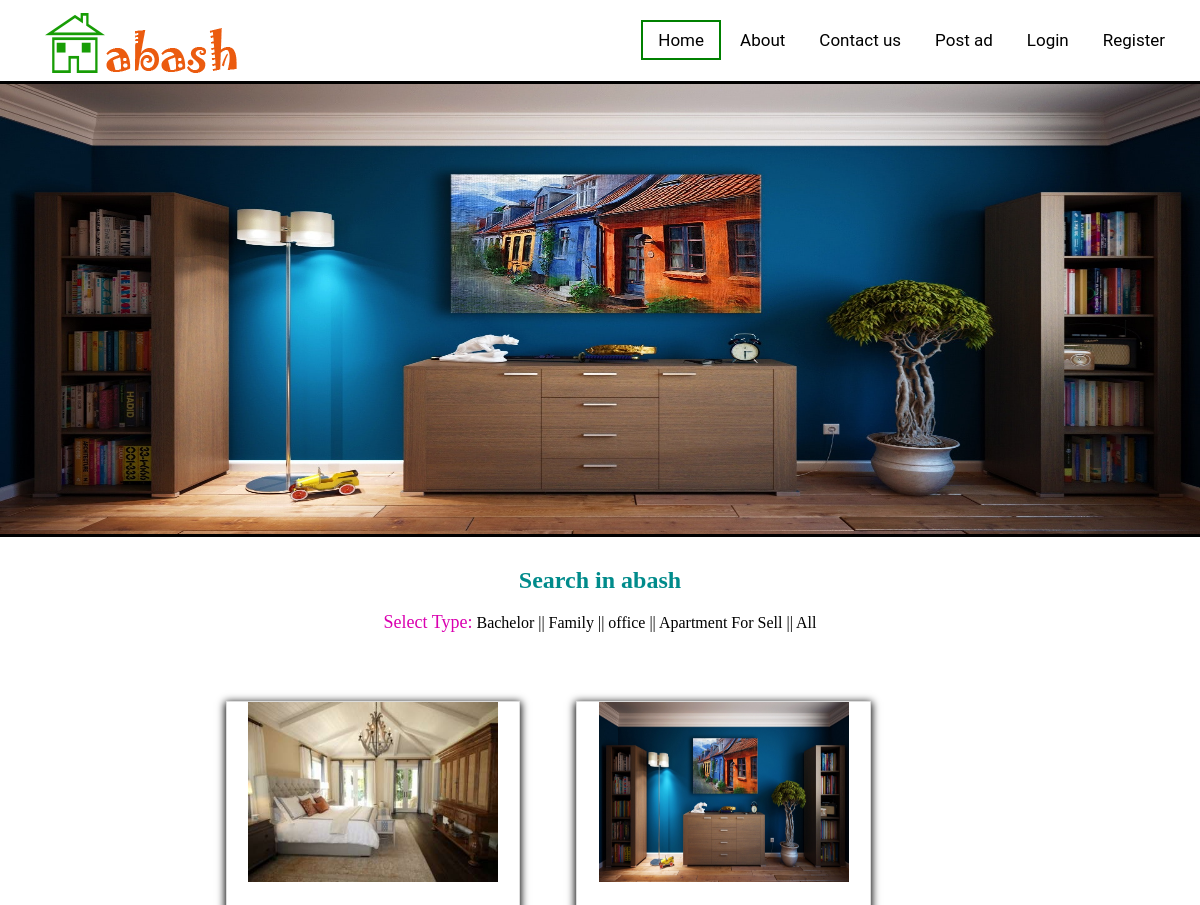
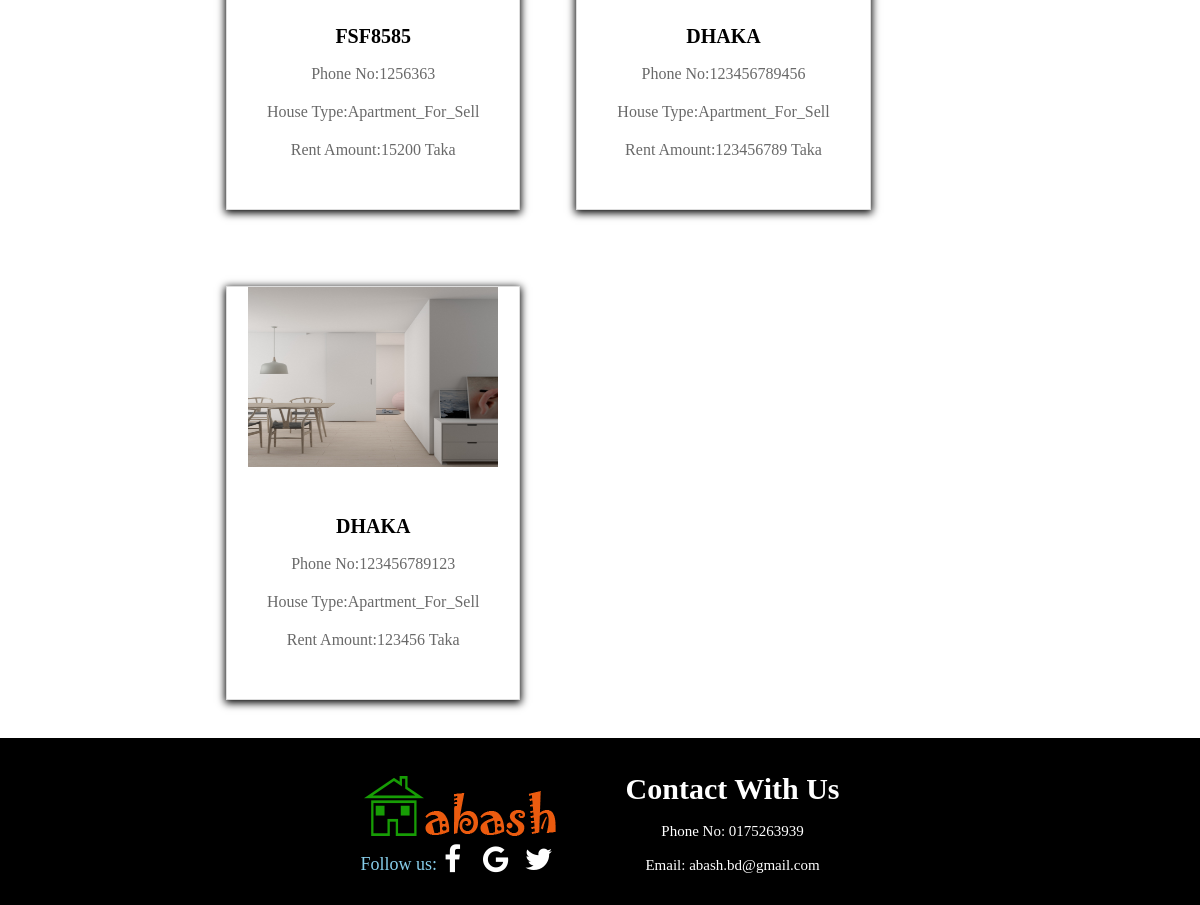
/apart.php, run on the app's committed database (2 pictures, top to bottom).
### tables this page shows
CREATE TABLE `post` (
  `un` varchar(50) NOT NULL,
  `name` varchar(150) NOT NULL,
  `email` varchar(200) NOT NULL,
  `address` longtext NOT NULL,
  `rent_price` decimal(10,0) NOT NULL,
  `date_a` date NOT NULL,
  `phone_no` varchar(15) NOT NULL,
  `type` varchar(200) NOT NULL,
  `image` longblob NOT NULL
);

### apart.php (the view, shortened to what this page needs)
<?php
$connection = mysqli_connect("localhost", "root", "","ab");
$sql = "SELECT * FROM post WHERE type='Apartment_For_Sell' ";
$result = mysqli_query($connection,$sql);
?>
<html>
<head>
	<link href='css/style.css' rel='stylesheet'>
	<link rel="stylesheet" href="https://cdnjs.cloudflare.com/ajax/libs/font-awesome/4.7.0/css/font-awesome.min.css">
</head>
<body>
	 <div class="logo_menu">
	    <div class="neon">
		    <img src="img/logo.png">
	    </div>
		<ul class="main-nav">
		    <li class="active"><a href="index.php">Home</a></li>
			<li><a href="about.php">About</a></li>
			<li><a href="#contact">Contact us</a></li>
			<li><a href="post.php">Post ad</a></li>
			<li><a href="login.php">Login</a></li>
			<li><a href="register.php">Register</a></li>
		</ul>
	</div>
	       <div class="slider">
				  <img class="mySlides" src="img/2.jpg">
            </div>
	  <div class="search">
	         <h2 style="color:darkcyan">Search in abash</h2></br>
	        <ul>
	           <li>
			   <font face="serif" size="4" color="dark skyblue">Select Type:</font>
			   <a href="bechalor.php" style="text-decoration: none;color: black"><label  name="type1" value="bachelor" title="click here">Bachelor || </label></a>
			   <a href="family.php" style="text-decoration: none;color: black"><label  name="type" value="family" title="click here">Family || </label></a>
			  <a href="office.php" style="text-decoration: none;color: black"><label  name="type" value="office" title="click here">office ||</label></a>
			   <a href="apart.php" style="text-decoration: none;color: black"><label name="type" value="Apartment_For_Sell" title="click here">Apartment For Sell || </label></a>
			   <a href="index.php" style="text-decoration: none;color: black"><label name="type"  title="click here">All</label></a>
			   </li>
			</ul>
	  </div>
		<div class="product_area">
		  <ul>
              <?php
              if ($result->num_rows > 0) {
                    while($row = $result->fetch_assoc()){ ?>
                        <li>
                            <a href="#">
                                <div class="single_product">
                                    <img src=<?= $row['image']; ?>>
                                    <div class="single_product_text">
                                        <h2><?= $row['address']; ?></h2>
                                        <p>Phone No:<?= $row['phone_no']; ?></p>
                                        <p>House Type:<?= $row['type']; ?></p>
                                        <p>Rent Amount:<?= $row['rent_price']; ?> taka</p>
                                    </div>
                                </div>
                            </a>
                        </li>
                    <?php }
                }
              ?>
		  </ul>
		</div>
</body>
	<footer class="footer">
	<ul>
		<li>
		<div>
			<img src="img/logo.png">
		</div>
		<div>
			<font face="serif" size="4" color="skyblue">Follow us:</font>
			<a href="#" class="call"><i class="fa fa-facebook-f" style="font-size:30px;width:23px;background-color:black;color:white;padding-right: 15px"></i></a>
			<a href="#" class="call"><i class="fa fa-google" style="font-size:30px;background-color:black;color:white;padding-right: 12px"></i></a>
			<a href="#" class="call"><i class="fa fa-twitter" style="font-size:30px;background-color:black;color:white;padding-right: 9px"></i></a>
		</div>
       </li>
	   <li>
		<div class="contact">
			<h1><a name="contact"></a>Contact With Us</h1><br>
			<p>Phone No: 0175263939</p><br>
			<p>Email: abash.bd@gmail.com</p>
		</div>
       </li>
	</ul>
	</footer>
</html>

### css/style.css (style rules this page uses)
* { margin: 0; padding: 0; }
.neon { float: left; margin-left: 40px; list-style: none; margin-right: 15px; }
.main-nav { float: right; list-style: none; margin-top: 25px; margin-right: 15px; }
.main-nav li { display: inline-block; }
.main-nav li a { color: black; text-decoration: none; padding: 8px 15px; font-family: "Roboto", sans-serif; font-size: 17px; }
.main-nav li.active a { border: 2px solid green; }
.slider img { border-top: 3px solid black; border-bottom: 3px solid black; height:450px; width:100%; }
.search { padding:30px; text-align:center; }
.search ul li { display: inline-block; text-align:left; }
.product_area { padding-left:200px; padding-left:200px; }
.product_area ul li { display: inline-block; text-align: center; margin: 38px 26px; box-shadow: 0px 2px 8px 1px #000; }
.product_area ul li a { text-decoration:none; }
.single_product { border:1px solid #ddd; }
.single_product img { width: 250px; height: 180px; }
.single_product h2 { color: #000; text-transform: uppercase; font-size: 20px; line-height: 38px; }
.single_product p { color: #696969; text-transform: capitalize; font-size: 16px; line-height: 38px; }
.single_product_text { padding:40px; }
.logo_menu { background-color: #fff; padding: 5px 5px; }
.footer { background-color: black; width: 100%; height: auto; text-align:center; }
.footer ul li { display: inline-block; text-align: center; padding:30px; }
.contact { text-align: center; color: white; font-size: 15px; }

### data on the page
post: image (picture), address "FSF8585", phone_no "1256363", type "Apartment_For_Sell", rent_price "15200"
post: image (picture), address "DHAKA", phone_no "123456789456", type "Apartment_For_Sell", rent_price "123456789"
post: image (picture), address "DHAKA", phone_no "123456789123", type "Apartment_For_Sell", rent_price "123456"
